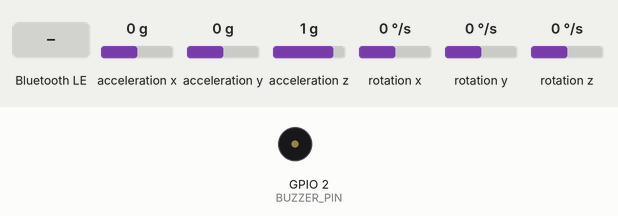
Recording of a sketch running on a simulated ESP32. Shown: buzzer (waves = sounding, pin HIGH). The test bench sets the inputs (shaded band); at power-on: acceleration x 0 g, acceleration y 0 g, acceleration z 1 g, rotation x 0 °/s, rotation y 0 °/s, rotation z 0 °/s. Nothing arrives over Bluetooth unless stated; a phone connects over Bluetooth LE 3 s after start; what the sketch prints to the serial monitor is not drawn.

Above: at 1.2 s.
1.3 s: Bluetooth LE write "1" received
At 1.4 s:
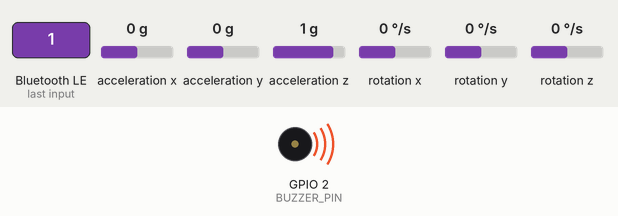
3.0 s: acceleration x set to -1.4 g
Timing chart, 0 to 6.0 s (numbered marks = the images above; inputs shaded):
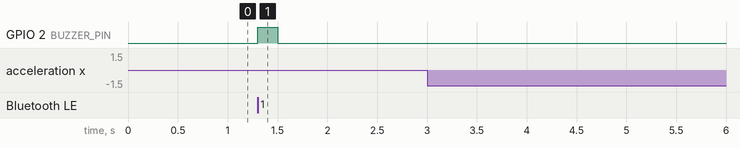

The sketch:

pet_collar.ino
```cpp
#include <Wire.h>
#include "MPU6050.h"
#include <BLEDevice.h>
#include <BLEServer.h>
#include <BLEUtils.h>
#include <BLE2902.h>

// --- الإعدادات الثابتة ---
#define BUZZER_PIN 2      // ملحوظة: لو الجهاز مش بيقوم (Boot)، غيره لـ GPIO 3
#define I2C_SDA 8
#define I2C_SCL 9
#define REPORTING_PERIOD_MS 1000

MPU6050 mpu;
int stepCount = 0;
float threshold = 17000;
bool stepFlag = false;

BLECharacteristic *pCharacteristic;
bool deviceConnected = false;
uint32_t tsLastReport = 0;
volatile bool triggerBuzzer = false;
unsigned long buzzerStartTime = 0;

#define SERVICE_UUID        "12345678-1234-1234-1234-1234567890ab"
#define CHARACTERISTIC_UUID "abcd1234-5678-1234-5678-abcdef123456"

// استقبال أمر البازر من الموبايل بدون تأخير
class MyCallbacks: public BLECharacteristicCallbacks {
    void onWrite(BLECharacteristic *pCharacteristic) {
        String value = pCharacteristic->getValue();
        if (value.length() > 0 && (value[0] == '1' || value[0] == 1)) {
            triggerBuzzer = true;
        }
    }
};

class MyServerCallbacks: public BLEServerCallbacks {
    void onConnect(BLEServer* pServer) {
        deviceConnected = true;
        Serial.println("Mobile Connected ✅");
    }
    void onDisconnect(BLEServer* pServer) {
        deviceConnected = false;
        Serial.println("Disconnected ❌");
        BLEDevice::startAdvertising(); // إعادة البث فوراً
    }
};

void setup() {
    Serial.begin(115200);
    pinMode(BUZZER_PIN, OUTPUT);
    digitalWrite(BUZZER_PIN, LOW);

    // تشغيل الـ I2C
    Wire.begin(I2C_SDA, I2C_SCL);
    Wire.setClock(400000); // سرعة I2C أعلى لاستجابة أسرع

    Serial.println("Initializing MPU6050...");
    mpu.initialize();
    if (mpu.testConnection()) {
        Serial.println("MPU6050: OK ✅");
    } else {
        Serial.println("MPU6050: FAIL ❌ Check SCL/SDA Pins");
    }

    // إعداد الـ BLE
    BLEDevice::init("CORBI_DEVICE");
    BLEServer *pServer = BLEDevice::createServer();
    pServer->setCallbacks(new MyServerCallbacks());

    BLEService *pService = pServer->createService(SERVICE_UUID);
    pCharacteristic = pService->createCharacteristic(
                        CHARACTERISTIC_UUID,
                        BLECharacteristic::PROPERTY_NOTIFY |
                        BLECharacteristic::PROPERTY_WRITE |
                        BLECharacteristic::PROPERTY_READ
                      );

    pCharacteristic->addDescriptor(new BLE2902());
    pCharacteristic->setCallbacks(new MyCallbacks());

    pService->start();
    BLEDevice::startAdvertising();
    Serial.println("BLE Ready to Pair!");
}

void loop() {
    // 1. قراءة الحركة وحساب الخطوات (دائماً شغالة)
    int16_t ax, ay, az;
    mpu.getAcceleration(&ax, &ay, &az);

    // حساب الـ Magnitude (قوة الحركة)
    double magnitude = sqrt((double)ax*ax + (double)ay*ay + (double)az*az);

    if (magnitude > threshold && !stepFlag) {
        stepCount++;
        stepFlag = true;
        Serial.printf("Step Detected! Total: %d\n", stepCount);
    } else if (magnitude < (threshold - 2000)) {
        stepFlag = false;
    }

    // 2. إرسال البيانات للموبايل كل ثانية (لو متصل)
    if (deviceConnected && (millis() - tsLastReport > REPORTING_PERIOD_MS)) {
        char buffer[32];
        sprintf(buffer, "0,%d,0", stepCount); // صيغة الرد
        pCharacteristic->setValue(buffer);
        pCharacteristic->notify();
        tsLastReport = millis();
    }

    // 3. التحكم في البازر بدون تأخير (Non-blocking)
    if (triggerBuzzer) {
        if (buzzerStartTime == 0) {
            digitalWrite(BUZZER_PIN, HIGH);
            buzzerStartTime = millis();
        }
        if (millis() - buzzerStartTime > 200) { // زمارة لمدة 200 مللي ثانية
            digitalWrite(BUZZER_PIN, LOW);
            triggerBuzzer = false;
            buzzerStartTime = 0;
        }
    }
}
```

Measured:
- after the input at 1.3 s, GPIO 2 (BUZZER_PIN): LOW → HIGH at once, → LOW 0.20 s later
- after the input at 3.0 s, every drawn part: stays the same
